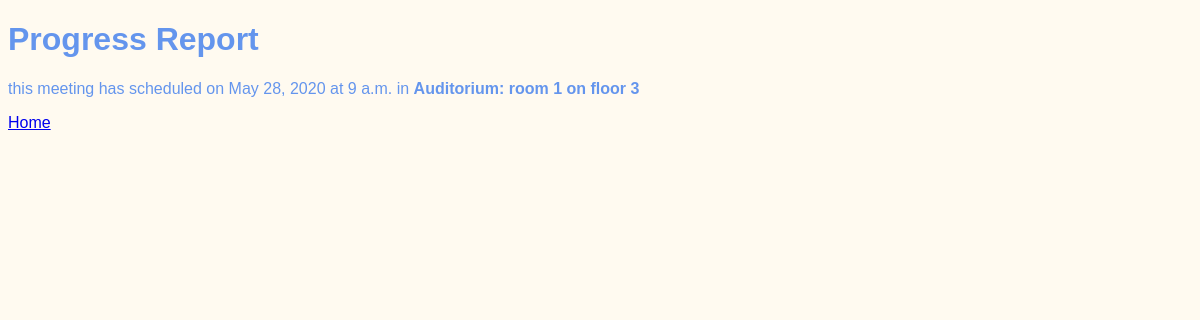
The app's page /meetings/3, older data.
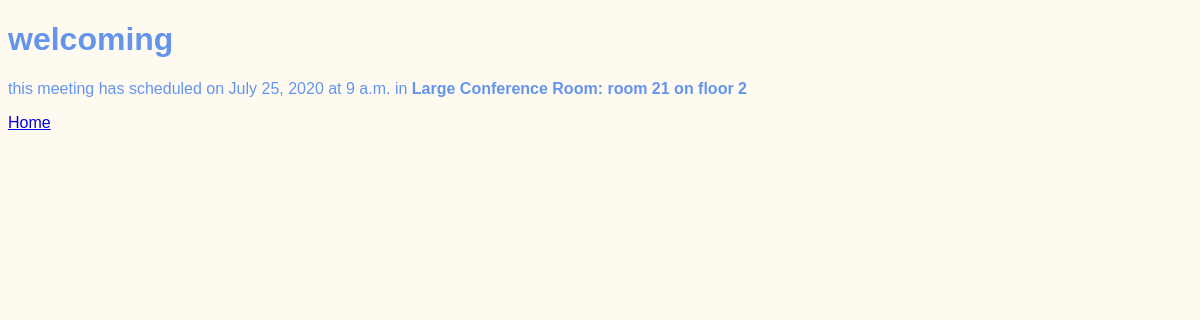
The same page, newer data.
### meetings/models.py (models this page shows, shortened)
class Meeting(models.Model):
    title = models.CharField(max_length=200)
    date = models.DateField()
    start_time = models.TimeField(default=time(9))
    duration = models.IntegerField(default=1)
    room = models.ForeignKey(Room, on_delete=models.CASCADE)

class Room(models.Model):
    name = models.CharField(max_length=50)
    floor = models.IntegerField()
    room_number = models.IntegerField()
    def __str__(self):
        return f"{self.name}: room {self.room_number} on floor {self.floor}"

### meetings/views.py (the view)
# urls.py: path('<int:id>', views.detail, name='detail'),
def detail(request, id):
    meeting = get_object_or_404(Meeting, pk=id)
    return render(request, "meetings/detail.html", {"meeting": meeting})

### meetings/templates/meetings/detail.html (shortened to what this page needs)
{% extends "base.html" %}
{% block content %}
    <h1>{{meeting.title}}</h1>
    <p>
        this meeting has scheduled on {{meeting.date}} at
        {{meeting.start_time}} in <strong>{{meeting.room}}</strong>
    </p>
    <a href="{% url 'welcome'%}">Home</a>
{% endblock %}

Row changes from the older to the newer data that the page shows:
changed Meeting: title "Progress Report" → "welcoming"; date "May 28, 2020" → "July 25, 2020"; room "Auditorium: room 1 on floor 3" → "Large Conference Room: room 21 on floor 2"
